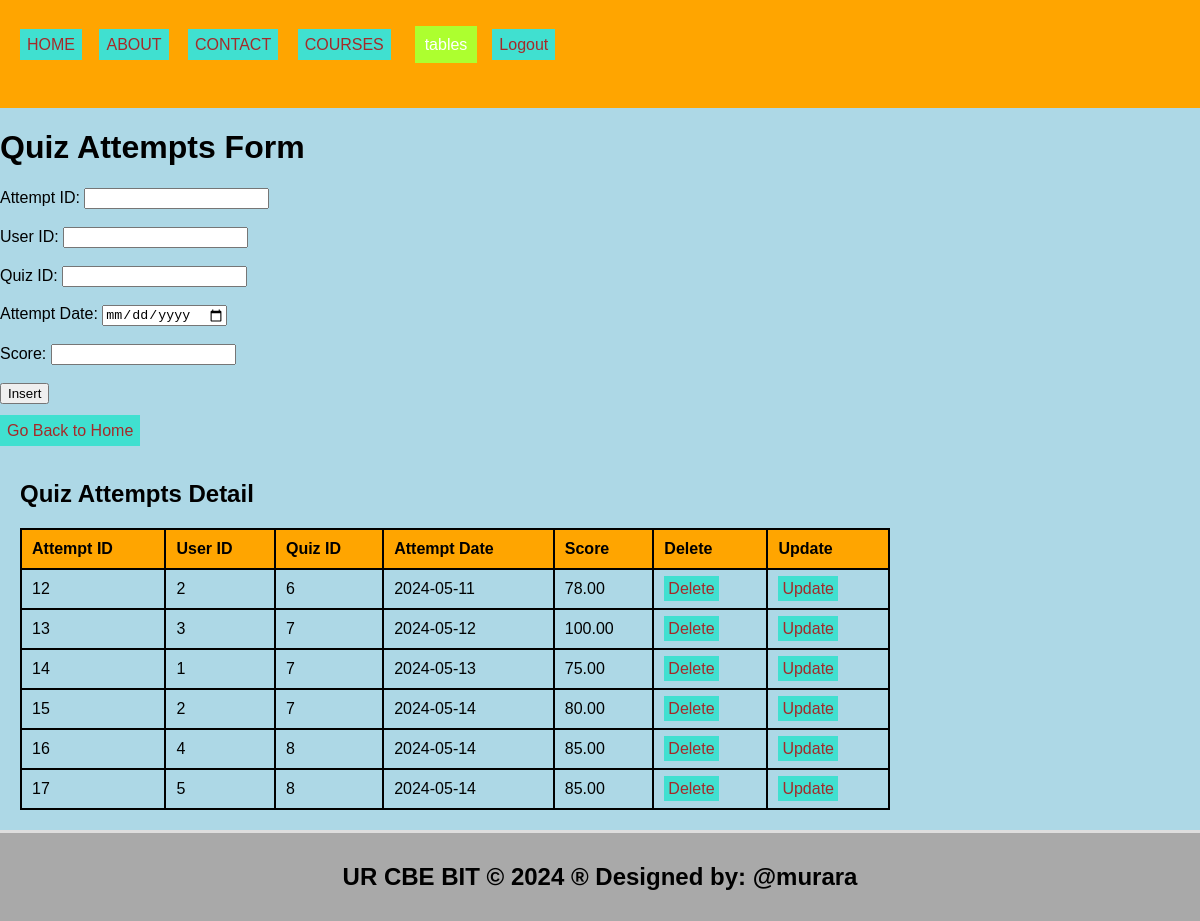
/quizattempts.php, run on the app's committed database.
### tables this page shows
CREATE TABLE `quizattempts` (
  `attempt_id` int(11) NOT NULL,
  `user_id` int(11) NOT NULL,
  `quiz_id` int(11) NOT NULL,
  `attempt_date` date NOT NULL,
  `score` decimal(5,2) NOT NULL
);

### quizattempts.php (the view, shortened to what this page needs)
<!DOCTYPE html>
<html lang="en">
<head>
  <link rel="stylesheet" type="text/css" href="style.css">
</head>
<body style="background-color: lightblue;">
  <header>
    <ul style="list-style-type: none; padding: 0;">
      <li style="display: inline; margin-right: 10px;">
        <ul style="list-style-type: none; padding: 0;">
          <li style="display: inline; margin-right: 8px;"><a href="./home.html">HOME</a></li>
          <li style="display: inline; margin-right: 10px;"><a href="./about.html">ABOUT</a></li>
          <li style="display: inline; margin-right: 10px;"><a href="./contact.html">CONTACT</a></li>
          <li style="display: inline; margin-right: 10px;"><a href="./Courses.php">COURSES</a></li>
                <li class="dropdown" style="display: inline; margin-right: 5px;">
            <a href="#" style="padding: 10px; color: white; background-color: greenyellow; text-decoration: none; margin-right: 10px;">tables</a>
          </li>
              <a href="logout.php">Logout</a>
          </li>
        </ul>
  </header>
  <body style="background-color: yellowgreen;">
    <h1>Quiz Attempts Form</h1>
    <form method="post" onsubmit="return confirmInsert();">
      <label for="attempt_id">Attempt ID:</label>
      <input type="number" id="attempt_id" name="attempt_id" required><br><br>
      <label for="user_id">User ID:</label>
      <input type="number" id="user_id" name="user_id" required><br><br>
      <label for="quiz_id">Quiz ID:</label>
      <input type="number" id="quiz_id" name="quiz_id" required><br><br>
      <label for="attempt_date">Attempt Date:</label>
      <input type="date" id="attempt_date" name="attempt_date" required><br><br>
      <label for="score">Score:</label>
      <input type="number" id="score" name="score" required><br><br>
      <input type="submit" name="add" value="Insert"><br><br>
      <a href="./home.html">Go Back to Home</a>
    </form>
    <?php
    include('database_connection.php');
    ?>
    <section>
      <h2>Quiz Attempts Detail</h2>
      <table>
        <tr>
          <th>Attempt ID</th>
          <th>User ID</th>
          <th>Quiz ID</th>
          <th>Attempt Date</th>
          <th>Score</th>
          <th>Delete</th>
          <th>Update</th>
        </tr>
        <?php
        $sql = "SELECT * FROM quizattempts";
        $result = $connection->query($sql);
        if ($result->num_rows > 0) {
            while ($row = $result->fetch_assoc()) {
                echo "<tr>
                        <td>{$row['attempt_id']}</td>
                        <td>{$row['user_id']}</td>
                        <td>{$row['quiz_id']}</td>
                        <td>{$row['attempt_date']}</td>
                        <td>{$row['score']}</td>
                        <td><a style='padding:4px' href='delete_quizattempt.php?attempt_id={$row['attempt_id']}'>Delete</a></td>
                        <td><a style='padding:4px' href='update_quizattempt.php?attempt_id={$row['attempt_id']}'>Update</a></td>
                      </tr>";
            }
        } else {
            echo "<tr><td colspan='7'>No data found</td></tr>";
        }
        ?>
      </table>
    </section>
    <footer>
      <h2>UR CBE BIT &copy; 2024 &reg; Designed by: @murara</h2>
    </footer>
  </body>
</html>

### style.css (style rules this page uses)
body { font-family: Arial, sans-serif; margin: 0; padding: 0; }
.dropdown { position: relative; display: inline; margin-right: 10px; }
body { font-family: Arial,sans-serif; margin:0; padding:0; }
header { background-color:orange; padding: 20px; }
footer { text-align: center; padding: 15px; background-color:orange; }
.dropdown { position: right; display:right; direction:rtl; }
section { padding:28px; border-bottom: 1px solid #ddd; }

### quizattempts.php (style rules this page uses)
a:link { color: #0066cc; text-decoration: none; }
a { padding: 7px; color: white; background-color: turquoise; text-decoration: none; margin-right: 5px; }
a:link { color: brown; }
table { width: 75%; border-collapse: collapse; }
th, td { border: 2px solid black; padding: 10px; text-align: left; }
th { background-color: orange; }
section { padding: 20px; border-bottom: 3px solid #ddd; }
footer { text-align: center; padding: 10px; background-color: darkgray; }

### data on the page
quizattempts: attempt_id "12", user "2", quiz "6", attempt_date "2024-05-11", score "78.00"
quizattempts: attempt_id "13", user "3", quiz "7", attempt_date "2024-05-12", score "100.00"
quizattempts: attempt_id "14", user "1", quiz "7", attempt_date "2024-05-13", score "75.00"
quizattempts: attempt_id "15", user "2", quiz "7", attempt_date "2024-05-14", score "80.00"
quizattempts: attempt_id "16", user "4", quiz "8", attempt_date "2024-05-14", score "85.00"
quizattempts: attempt_id "17", user "5", quiz "8", attempt_date "2024-05-14", score "85.00"
